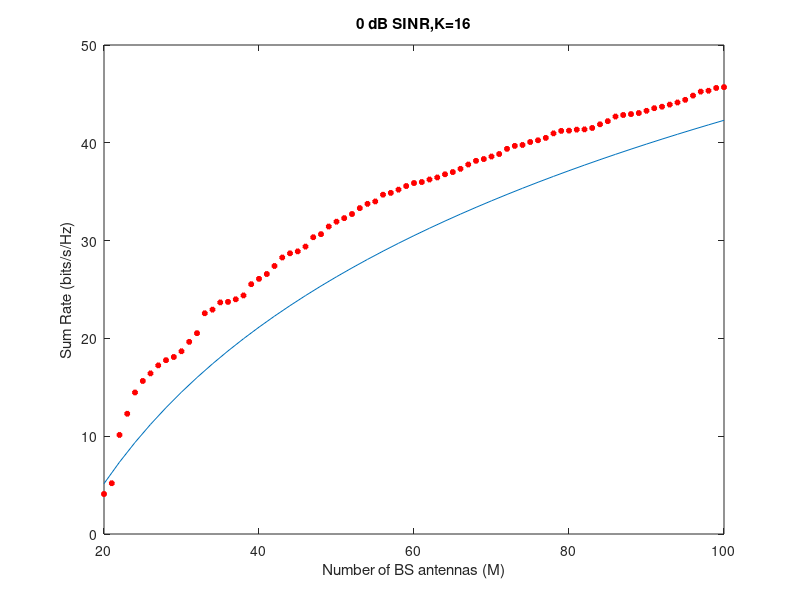

Recreate this plot in MATLAB. (Note: this script raises an error after producing the figure.)
%%%%% Total spectral efficiency versus number of BS antennas for K = 16 users and 0.0 dB SINR.
clear all
clc
K=16;
P=1;
j=0;
M=20:2:100;
A=K*log(1+(M-K)*P/K)/log(2);
plot(M,A)
hold on
for M=20:100;
        for i=1:M
            H=exprnd(0.25);
            j=j+H^2;
        end
    Sumrate=K*log(1+(P./M)*j)/log(2);
    plot(M,Sumrate,'r*','LineWidth',2,'MarkerSize',4)
    hold on
end
title('0 dB SINR,K=16')
xlabel('Number of BS antennas (M)')
ylabel('Sum Rate (bits/s/Hz)')
gtext('Lower Bound(ZF/CB)')
gtext('Shannon Limit(DPC)')
grid on
